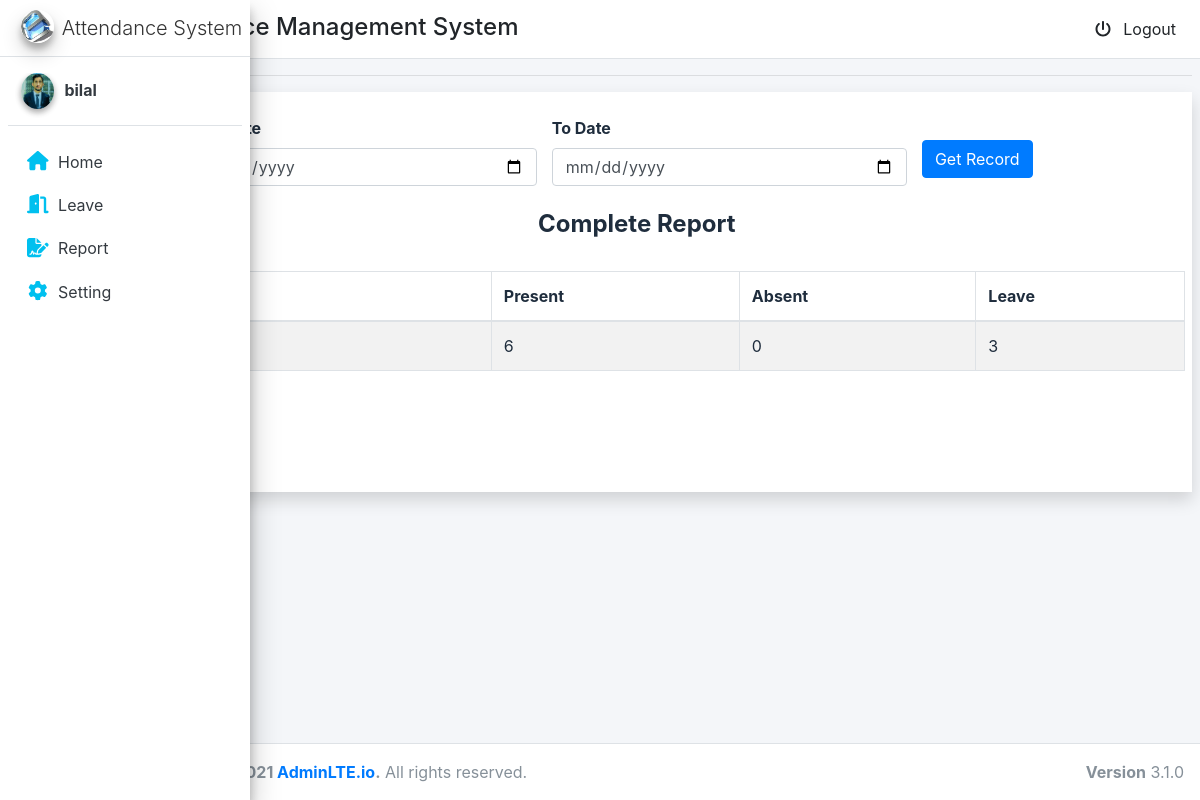
The page /adm/complete/record (signed in) on the database its author committed.
### account/models.py (models this page shows, shortened)
class MyUser(AbstractUser):
    USER_TYPE_CHOICES = (
        (1, 'student'),
        (2, 'admin'),
    )
    email = models.EmailField(verbose_name='Email', max_length=60, unique=True)
    user_type = models.PositiveSmallIntegerField(choices=USER_TYPE_CHOICES,default='1')
    phone=models.IntegerField(blank=True,null=True)
    picture = models.ImageField(upload_to='static/image/profile_pic/', null=True,blank=True)
    USERNAME_FIELD = 'email'
    username=None
    REQUIRED_FIELDS = []
    objects = CustomUserManager()

### adm/views.py (the view, shortened to what this page needs)
# urls.py: path('complete/record', views.complete_report, name='complete_report'),
def complete_report(request):
    all_student = MyUser.objects.all().filter(user_type=1).count()
    present = Attendance.objects.all().filter(mark_attendance=True).count()
    absent = Attendance.objects.all().filter(mark_attendance=False).count()
    total_leave = Leave.objects.all().filter(approve=True).count()
    context = {
        'all_student': all_student,
        'present': present,
        'absent': absent,
        'total_leave': total_leave,
    }
    return render(request, 'complete_report.html', context)

### adm/templates/complete_report.html (shortened to what this page needs)
{% extends 'base.html' %}
{% load static %}
{% block content %}
    <div class="container-fluid shadow bg-white ">
        <div class="content-panel" style="height:400px; overflow: auto;">
            <br>
            <form action="{% url 'complete_report' %}" method="POST">
                <div class="row justify-content-md-center">
                    <div class="custom-search-form col-md-4">
                        <label>From Date</label>
                        <input type="date" name="from_date" class="form-control date" placeholder="Filter by Date" required>
                    </div>
                    <div class="col-md-4">
                        <label>To Date</label>
                        <input name="to_date" type="date" class="form-control date" placeholder="Filter by Date" required>
                    </div>
                    <div class="col-md-2">
                        <br class="mb-2">
                        <a type="submit">
                            <button type="submit" id="report_button" class="btn btn-primary">Get Record</button></a>
                    </div>
                </div>
            </form>
            <br>
            <h4 class="text-center"><strong>Complete Report</strong></h4><br>
            <table class="table table-striped table-advance table-hover monthly-sales-table table-bordered">
                <thead>
                    <tr>
                        <th>Total Students</th>
                        <th>Present</th>
                        <th>Absent</th>
                        <th>Leave</th>
                    </tr>
                </thead>
                <tbody class="daily-sales-tbody">
                    <td>{{all_student}}</td>
                    <td>{{present}}</td>
                    <td>{{absent}}</td>
                    <td>{{total_leave}}</td>
                </tbody>
            </table>
        </div>
    </div>
{% endblock content %}

### templates/components/sidebar.html (shortened to what this page needs)
{% load cache %}
{% load static %}
<aside id="side_bar" class="main-sidebar sidebar-light-primary  elevation-4 ">
    <a href="" class="brand-link ">
        <img src="{% static 'image/ezi.jpg' %}" alt="AdminLTE Logo" class="brand-image img-circle elevation-3">
        <span class="brand-text font-weight-light text-center">Attendance System</span>
    </a>
    <div id="sidebarmenu">
        <div class="sidebar">
            <div class="user-panel mt-3 pb-3 mb-3 d-flex">
                <div class="image">
                    {% if request.user.picture %}
                    <img src="/{{request.user.picture}}" class="img-circle elevation-2" alt="Image">
                    {% else %}
                    <img src="{% static 'image/avatar3.png' %}" class="img-circle elevation-2" alt="Image">
                    {% endif %}
                </div>
                <div class="info">
                    <a href="" class="d-block"><strong>{{request.user.first_name}}</strong></a>
                </div>
            </div>
            <nav class="mt-2">
                <ul class="nav nav-pills nav-sidebar flex-column" data-widget="treeview" role="menu"
                    data-accordion="false">
                  {% if  request.user.user_type == 1 %}
                    <li class="nav-item">
                        <a href="{% url 'student_home' %}"
                            class="nav-link">
                            <i style="color: #00c0ef;" class="nav-icon fa fa-home"></i>
                            <p class="">
                                Home
                            </p>
                        </a>
                    </li>
                    <li class="nav-item">
                        <a href="{% url 'leave_table' %}" class="nav-link ">
                            <i style="color: #00c0ef;" class="nav-icon fas fa-door-open"></i>
                            <p>Leave </p>
                        </a>
                    </li>
                    <li class="nav-item">
                        <a href="{% url 'attendance_table' %}" class="nav-link ">
                            <i style="color: #00c0ef;" class="nav-icon fas fa-file-signature"></i>
                            <p>Report </p>
                        </a>
                    </li>
                    <li class="nav-item">
                        <a href="{% url 'update_profile' %}" class="nav-link ">
                            <i style="color: #00c0ef;" class="nav-icon fas fa-cog"></i>
                            <p>Setting</p>
                        </a>
                    </li>
                  {%endif %}
            </nav>
        </div>
    </div>
</aside>

### rows shown on the page
MyUser: user.picture (picture), user.first_name "bilal"

### other values the page prints
{{ present }} "6"
{{ absent }} "0"
{{ total_leave }} "3"
